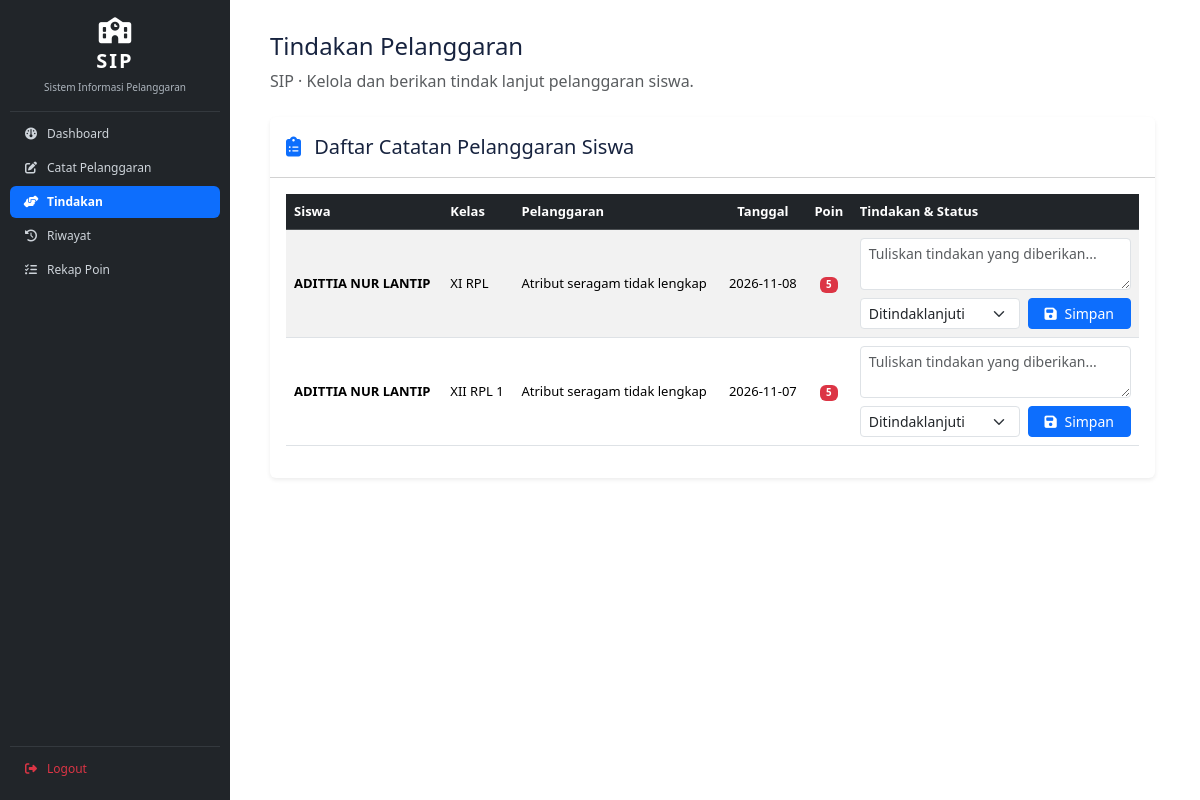
The app's page /guru/tindakan_guru.php (signed in), older data.
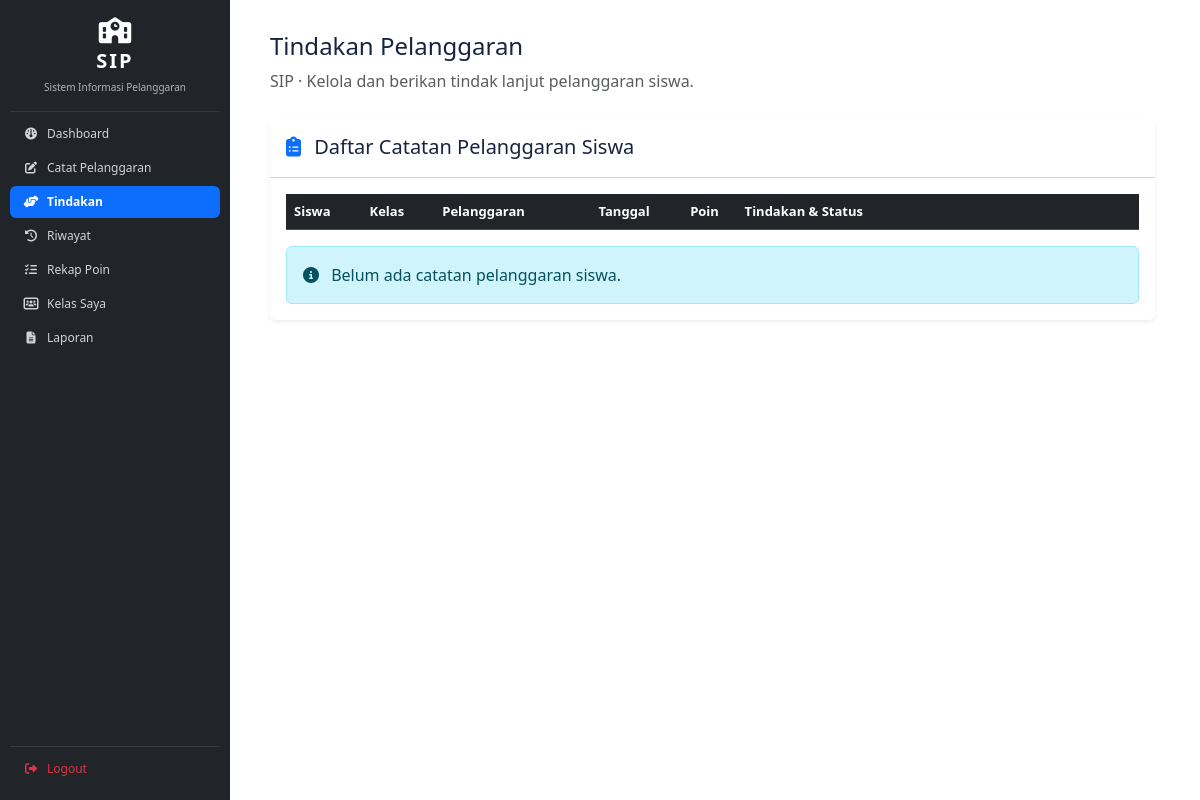
The same page, newer data.
### tables this page shows
CREATE TABLE `t_pelanggaran_siswa` (
  `id` int(11) NOT NULL,
  `tahun_ajaran_id` int(11) DEFAULT NULL,
  `siswa_id` int(11) DEFAULT NULL,
  `nama_siswa` varchar(150) NOT NULL,
  `kelas_id` int(11) DEFAULT NULL,
  `nama_kelas` varchar(100) NOT NULL,
  `pelanggaran_id` int(11) DEFAULT NULL,
  `nama_pelanggaran` varchar(150) NOT NULL,
  `pelanggaran_kategori_id` int(11) DEFAULT NULL,
  `guru_id` int(11) DEFAULT NULL,
  `nama_guru` varchar(150) NOT NULL,
  `tanggal` date DEFAULT NULL,
  `keterangan` text NOT NULL,
  `poin` int(11) NOT NULL,
  `tindakan` text NOT NULL,
  `status` varchar(30) NOT NULL,
  `created_at` timestamp NOT NULL DEFAULT current_timestamp(),
  `updated_at` timestamp NOT NULL DEFAULT current_timestamp()
);

### guru/tindakan_guru.php (the view, shortened to what the changed rows need)
<?php
include '../includes/cek_session.php';
include '../config/koneksi.php';
$sql = "SELECT
            ps.id,
            ps.tanggal,
            ps.poin,
            ps.tindakan,
            ps.status,
            COALESCE(s.nama, ps.nama_siswa, 'Siswa Tidak Ditemukan') AS nama_siswa,
            COALESCE(k.nama, ps.nama_kelas, '-') AS nama_kelas,
            COALESCE(p.nama, ps.nama_pelanggaran, '-') AS nama_pelanggaran
        FROM t_pelanggaran_siswa ps
        LEFT JOIN t_siswa s ON ps.siswa_id = s.id
        LEFT JOIN t_kelas k ON ps.kelas_id = k.id
        LEFT JOIN t_pelanggaran p ON ps.pelanggaran_id = p.id
        WHERE LOWER(TRIM(COALESCE(ps.status, ''))) <> 'selesai'
        ORDER BY ps.tanggal DESC, ps.id DESC";
$hasil = mysqli_query($koneksi, $sql);
?>
<!DOCTYPE html>
<html lang="id">
<head>
    <link href="https://cdn.jsdelivr.net/npm/bootstrap@5.3.3/dist/css/bootstrap.min.css" rel="stylesheet">
    <link rel="stylesheet" href="https://cdnjs.cloudflare.com/ajax/libs/font-awesome/6.4.0/css/all.min.css">
    <link rel="stylesheet" href="https://cdn.datatables.net/1.13.7/css/dataTables.bootstrap5.min.css">
    <link rel="stylesheet" href="../layout/style.css">
</head>
<body>
<div class="container-fluid">
    <div class="row">
        <?php include '../layout/sidebar.php'; ?>
        <main class="guru-content">
            <?php if (!$hasil): ?>
                <div class="alert alert-danger">
                    <strong>Gagal mengambil data!</strong>
                    <br>
                    <?= htmlspecialchars(mysqli_error($koneksi)) ?>
                </div>
            <?php else: ?>
            <div class="card border-0 shadow-sm mb-5">
                <div class="card-body p-3">
                    <div class="table-responsive">
                        <table id="tabelTindakLanjut"
                               class="table table-striped table-hover align-middle w-100">
                            <thead class="table-dark">
                                <tr>
                                    <th>Siswa</th>
                                    <th>Kelas</th>
                                    <th>Pelanggaran</th>
                                    <th class="text-center">Tanggal</th>
                                    <th class="text-center">Poin</th>
                                    <th style="min-width:280px;">
                                        Tindakan & Status
                                    </th>
                                </tr>
                            </thead>
                            <tbody>
                                <?php while ($row = mysqli_fetch_assoc($hasil)): ?>
                                    <tr>
                                        <td class="fw-semibold">
                                            <?= htmlspecialchars($row['nama_siswa']) ?>
                                        </td>
                                        <td>
                                            <?= htmlspecialchars($row['nama_kelas']) ?>
                                        </td>
                                        <td>
                                            <?= htmlspecialchars($row['nama_pelanggaran']) ?>
                                        </td>
                                        <td class="text-center text-nowrap">
                                            <?= htmlspecialchars($row['tanggal'] ?? '-') ?>
                                        </td>
                                        <td class="text-center">
                                            <span class="badge bg-danger">
                                                <?= (int)$row['poin'] ?>
                                            </span>
                                        </td>
                                        <td>
                                            <form action="proses_tindakan.php"
                                                  method="POST"
                                                  class="d-flex flex-column gap-2">
                                                <textarea
                                                    name="tindakan"
                                                    class="form-control form-control-sm"
                                                    rows="2"
                                                    placeholder="Tuliskan tindakan yang diberikan..."
                                                    required><?= htmlspecialchars($row['tindakan'] ?? '') ?></textarea>
                                                <div class="d-flex gap-2">
                                                    <select
                                                        name="status"
                                                        class="form-select form-select-sm"
                                                        required>
                                                        <?php
                                                        $daftar_status = [
                                                            'Ditindaklanjuti',
                                                            'Proses',
                                                            'Selesai'
                                                        ];
                                                        $status_sekarang = $row['status'] ?? '';
                                                        ?>
                                                        <?php foreach ($daftar_status as $st): ?>
                                                            <option
                                                                value="<?= htmlspecialchars($st) ?>"
                                                                <?= $status_sekarang === $st ? 'selected' : '' ?>>
                                                                <?= htmlspecialchars($st) ?>
                                                            </option>
                                                        <?php endforeach; ?>
                                                    </select>
                                                    <button
                                                        type="submit"
                                                        class="btn btn-primary btn-sm px-3 text-nowrap">
                                                        <i class="fa-solid fa-floppy-disk me-1"></i>
                                                        Simpan
                                                    </button>
                                                </div>
                                            </form>
                                        </td>
                                    </tr>
                                <?php endwhile; ?>
                            </tbody>
                        </table>
                    </div>
                    <?php if (mysqli_num_rows($hasil) === 0): ?>
                        <div class="alert alert-info mb-0">
                            <i class="fa-solid fa-circle-info me-2"></i>
                            Belum ada catatan pelanggaran siswa.
                        </div>
                    <?php endif; ?>
                </div>
            </div>
            <?php endif; ?>
        </main>
    </div>
</div>
</body>
</html>

### layout/sidebar.php (shortened to what the changed rows need)
<?php
$current_page = strtolower(
    pathinfo(basename($_SERVER['PHP_SELF'] ?? ''), PATHINFO_FILENAME)
);
$base_url = '/Ukk_2026/';
require_once __DIR__ . '/../includes/akses_pelanggaran.php';
if (!function_exists('ambil_role_sidebar')) {
    function ambil_role_sidebar()
    {
        $role = strtolower(trim($_SESSION['role'] ?? ''));
        if (function_exists('normalisasi_role')) {
            $role = normalisasi_role($role);
        }
        $role = strtolower(trim($role));
        $alias_wali = [
            'wali kelas',
            'wali_kelas',
            'wali-kelas',
            'guru wali kelas',
            'guru wali_kelas',
            'guru-wali-kelas',
            'guru_walikelas'
        ];
        return $role;
    }
}
$role = ambil_role_sidebar();
$role_admin = ($role === 'admin');
$role_wali = false;
if ($role === 'guru_wali_kelas') {
    $role_wali = true;
}
$role_guru = (
    $role === 'guru' &&
    !$role_wali
);
if (!function_exists('menu_aktif')) {
    function menu_aktif($menu, $current_page)
    {
        $menu = basename($menu);
        $menu = strtolower(pathinfo($menu, PATHINFO_FILENAME));
        $current_page = strtolower(
            pathinfo(basename($current_page), PATHINFO_FILENAME)
        );
        $kelompok_guru = [
            'dashboard_guru' => [
                'dashboard_guru'
            ],
            'catat_pelanggaran' => [
                'catat_pelanggaran',
                'tambah_pelanggaran',
                'edit_pelanggaran',
                'hapus_pelanggaran',
                'edit_catatan_pelanggaran',
                'tambah_catatan_pelanggaran',
                'hapus_catatan_pelanggaran',
                'proses_simpan_pelanggaran',
                'proses_tambah_pelanggaran',
                'proses_edit_pelanggaran',
                'proses_hapus_pelanggaran',
                'proses_edit_catatan_pelanggaran',
                'proses_hapus_catatan_pelanggaran',
                'ubah_pelanggaran',
                'detail_pelanggaran',
                'detail_catatan_pelanggaran'
            ],
            'tindakan_guru' => [
                'tindakan_guru',
                'tambah_tindakan',
                'edit_tindakan',
                'hapus_tindakan',
                'proses_tindakan',
                'proses_simpan_tindakan',
                'proses_tambah_tindakan',
                'proses_edit_tindakan',
                'proses_hapus_tindakan'
            ],
            'riwayat_guru' => [
                'riwayat_guru',
                'detail_riwayat'
            ],
            'rekap_poin' => [
                'rekap_poin',
                'detail_rekap'
            ],
            'kelas_saya' => [
                'kelas_saya',
                'detail_siswa_kelas'
            ],
            'laporan_guru' => [
                'laporan_guru'
            ]
        ];
        $role = ambil_role_sidebar();
        $is_wali = (
            $role === 'guru_wali_kelas'
        );
        if ($role === 'admin') {
            $kelompok_menu = $kelompok_admin;
        } else {
            $kelompok_menu = $kelompok_guru;
        }
        if ($current_page === $menu) {
            return 'active';
        }
        return '';
    }
}
?>
<link href="https://cdn.jsdelivr.net/npm/bootstrap@5.3.3/dist/css/bootstrap.min.css" rel="stylesheet">
<link rel="stylesheet" href="https://cdnjs.cloudflare.com/ajax/libs/font-awesome/6.5.2/css/all.min.css">
<div class="sidebar">
    <?php if ($role_admin): ?>
        <ul class="nav nav-pills flex-column mb-0">
            <li class="nav-item">
                <a href="<?= $base_url ?>dashboard.php"
                   class="nav-link <?= menu_aktif('dashboard.php', $current_page) ?>">
                    <i class="fa-solid fa-gauge"></i>
                    Dashboard
                </a>
            </li>
            <li>
                <a href="<?= $base_url ?>guru/kelola_guru.php"
                   class="nav-link <?= menu_aktif('kelola_guru.php', $current_page) ?>">
                    <i class="fa-solid fa-chalkboard-user"></i>
                    Kelola Guru
                </a>
            </li>
            <li>
                <a href="<?= $base_url ?>kelola_siswa.php"
                   class="nav-link <?= menu_aktif('kelola_siswa.php', $current_page) ?>">
                    <i class="fa-solid fa-users"></i>
                    Kelola Siswa
                </a>
            </li>
            <li>
                <a href="<?= $base_url ?>kelola_kelas.php"
                   class="nav-link <?= menu_aktif('kelola_kelas.php', $current_page) ?>">
                    <i class="fa-solid fa-door-open"></i>
                    Kelola Kelas
                </a>
            </li>
            <li>
                <a href="<?= $base_url ?>kelola_tahun_ajaran.php"
                   class="nav-link <?= menu_aktif('kelola_tahun_ajaran.php', $current_page) ?>">
                    <i class="fa-solid fa-calendar-days"></i>
                    Kelola Tahun Ajaran
                </a>
            </li>
            <li>
                <a href="<?= $base_url ?>penempatan_siswa.php"
                   class="nav-link <?= menu_aktif('penempatan_siswa.php', $current_page) ?>">
                    <i class="fa-solid fa-right-left"></i>
                    Penempatan Siswa
                </a>
            </li>
            <li>
                <a href="<?= $base_url ?>kelola_walikelas.php"
                   class="nav-link <?= menu_aktif('kelola_walikelas.php', $current_page) ?>">
                    <i class="fa-solid fa-user-tie"></i>
                    Kelola Wali Kelas
                </a>
            </li>
            <li>
                <a href="<?= $base_url ?>kelola_pelanggaran_kategori.php"
                   class="nav-link <?= menu_aktif('kelola_pelanggaran_kategori.php', $current_page) ?>">
                    <i class="fa-solid fa-layer-group"></i>
                    Kategori Pelanggaran
                </a>
            </li>
            <li>
                <a href="<?= $base_url ?>kelola_jenis_pelanggaran.php"
                   class="nav-link <?= menu_aktif('kelola_jenis_pelanggaran.php', $current_page) ?>">
                    <i class="fa-solid fa-list-check"></i>
                    Jenis Pelanggaran
                </a>
            </li>
            <li>
                <a href="<?= $base_url ?>laporan.php"
                   class="nav-link <?= menu_aktif('laporan.php', $current_page) ?>">
                    <i class="fa-solid fa-file-pdf"></i>
                    Laporan
                </a>
            </li>
            <li>
                <a href="<?= $base_url ?>guru/riwayat_guru.php"
                   class="nav-link <?= menu_aktif('riwayat_guru.php', $current_page) ?>">
                    <i class="fa-solid fa-clock-rotate-left"></i>
                    Riwayat
                </a>
            </li>
        </ul>
    <?php elseif ($role_guru || $role_wali): ?>
        <ul class="nav nav-pills flex-column mb-0">
            <?php if ($role_wali): ?>
                <li>
                    <a href="<?= $base_url ?>guru/kelas_saya.php"
                       class="nav-link <?= menu_aktif('kelas_saya.php', $current_page) ?>">
                        <i class="fa-solid fa-users-rectangle"></i>
                        Kelas Saya
                    </a>
                </li>
                <li>
                    <a href="<?= $base_url ?>guru/laporan_guru.php"
                       class="nav-link <?= menu_aktif('laporan_guru.php', $current_page) ?>">
                        <i class="fa-solid fa-file-lines"></i>
                        Laporan
                    </a>
                </li>
            <?php endif; ?>
        </ul>
    <?php endif; ?>
</div>

Row changes from the older to the newer data that the page shows:
removed t_pelanggaran_siswa: nama_siswa "ADITTIA NUR LANTIP", nama_kelas "XI RPL", nama_pelanggaran "Atribut seragam tidak lengkap", tanggal "2026-11-08", poin "5", status "Ditindaklanjuti"
removed t_pelanggaran_siswa: nama_siswa "ADITTIA NUR LANTIP", nama_kelas "XII RPL 1", nama_pelanggaran "Atribut seragam tidak lengkap", tanggal "2026-11-07", poin "5", status "Ditindaklanjuti"
Text that changed along with them:
text now shown: "Kelas Saya Laporan Belum ada catatan pelanggaran siswa."
